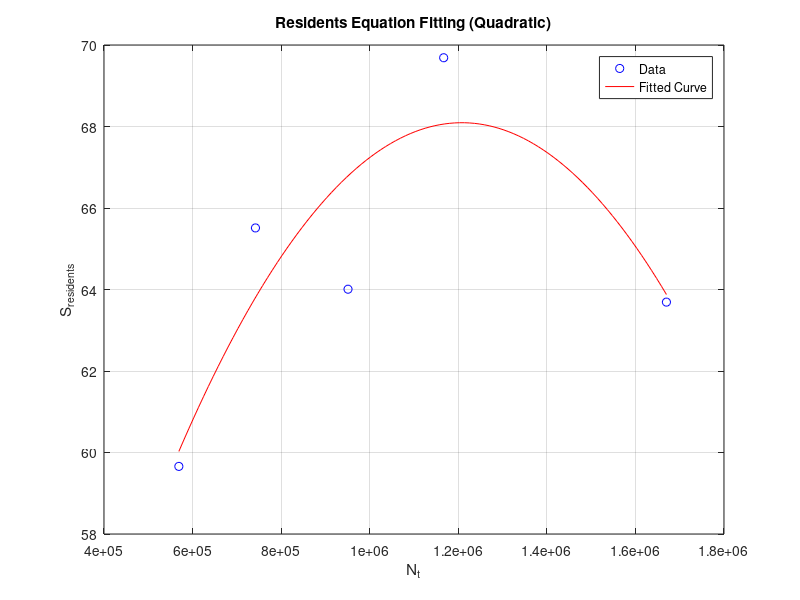

This figure's MATLAB source:
% 数据输入
Nt = [569000, 742000, 951000, 1167000, 1670000]';
Sr = [59.6591, 65.5109, 64.0071, 69.6875, 63.6905]';

% 构建二次函数的设计矩阵
X = [Nt.^2 Nt ones(size(Nt))];

% 使用最小二乘法求解
coeffs = X \ Sr;

% 提取系数
a1 = coeffs(1)  % 二次项系数
a2 = coeffs(2)  % 一次项系数
b = coeffs(3)   % 常数项

% 计算拟合优度 R²
predictions = a1*Nt.^2 + a2*Nt + b;
SSres = sum((Sr - predictions).^2);
SStot = sum((Sr - mean(Sr)).^2);
R2 = 1 - SSres/SStot

% 绘制拟合结果
figure;
plot(Nt, Sr, 'bo', 'DisplayName', 'Data');
hold on;

% 生成更密集的点以绘制平滑曲线
Nt_fine = linspace(min(Nt), max(Nt), 100)';
predictions_fine = a1*Nt_fine.^2 + a2*Nt_fine + b;
plot(Nt_fine, predictions_fine, 'r-', 'DisplayName', 'Fitted Curve');

xlabel('N_t');
ylabel('S_{residents}');
title('Residents Equation Fitting (Quadratic)');
legend;
grid on;

% 输出方程
fprintf('方程: S_residents = %.2e*Nt^2 + %.2e*Nt + %.4f\n', a1, a2, b);